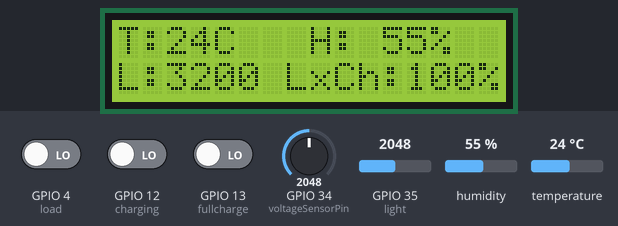
This sketch was run on a simulated ESP32. Shown: 16×2 character LCD. The test bench sets the inputs (shaded band); at power-on: humidity 55 %, GPIO 35 (light) = 2048, GPIO 34 (voltageSensorPin) = 2048, temperature 24 °C, GPIO 4 (load) LOW, GPIO 12 (charging) LOW, GPIO 13 (fullcharge) LOW.

Above: at 2.7 s.
2.8 s: humidity set to 22 %
At 4.0 s:
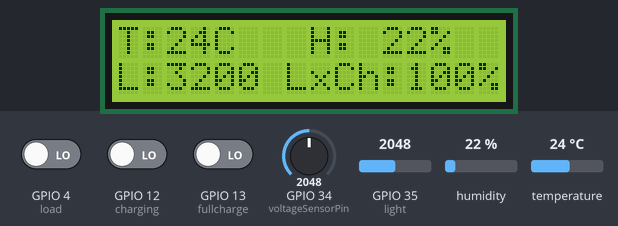
5.2 s: GPIO 35 (light) set to 2866
At 6.3 s:
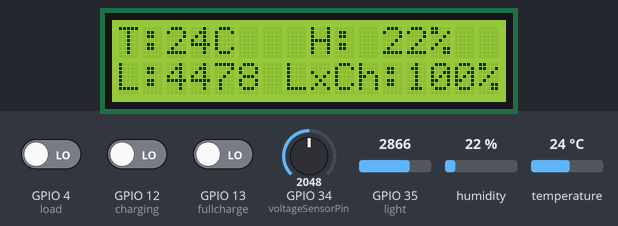
7.3 s: GPIO 34 (voltageSensorPin) set to 122
At 8.5 s:
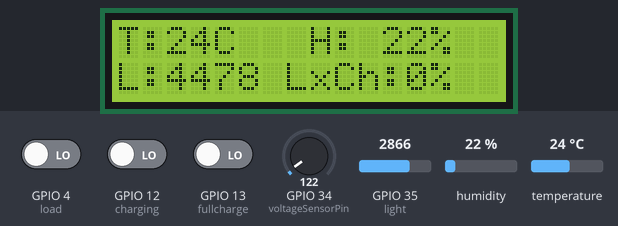
9.3 s: temperature set to 12 °C
At 10.6 s:
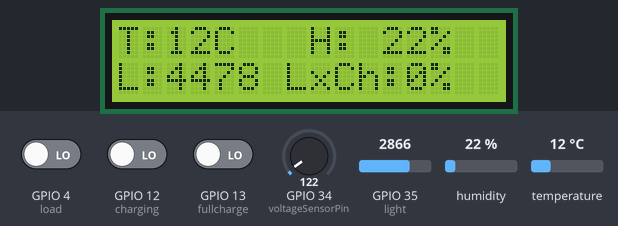
11.4 s: GPIO 34 (voltageSensorPin) set to 1228
At 12.8 s:
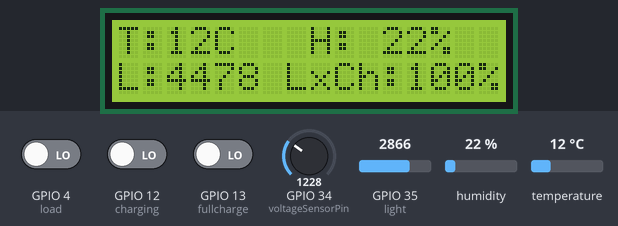
13.5 s: GPIO 35 (light) set to 3972
At 15.1 s:
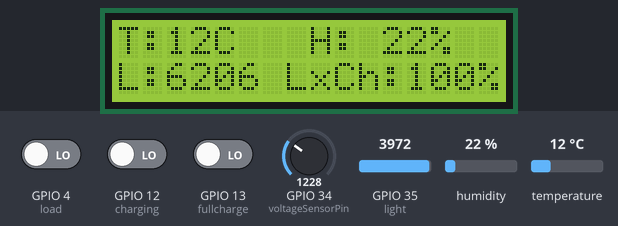
Timing chart, 0 to 16.6 s (numbered marks = the images above; inputs shaded):
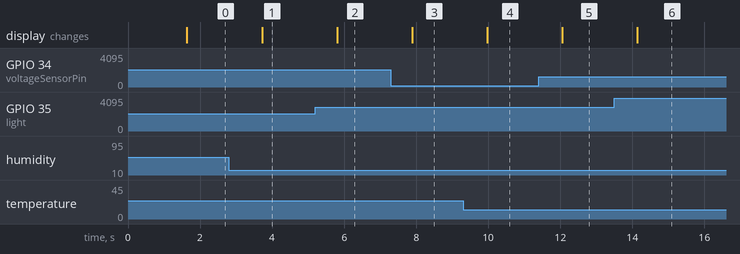

Measured:
- after the input at 2.8 s, the display: changes after 0.92 s (image 1)
- after the input at 5.2 s, the display: changes after 0.61 s (image 2)
- after the input at 7.3 s, the display: changes after 0.59 s (image 3)
- after the input at 9.3 s, the display: changes after 0.67 s (image 4)
- after the input at 11.4 s, the display: changes after 0.65 s (image 5)
- after the input at 13.5 s, the display: changes after 0.64 s (image 6)

The sketch:

IoT_Solar_System.ino
```cpp
#include <Wire.h>
#include <LiquidCrystal_I2C.h>
#include "DHT.h"

#define DHTPIN 14

#define DHTTYPE DHT11

LiquidCrystal_I2C lcd(0x3F, 16, 2);  // I2C address 0x27, 16 column and 2 rows

const int voltageSensorPin = 34;  // Analog pin for the voltage sensor
const int light = 35;  // Analog pin for the voltage sensor
int load= 4;
int charging=12;
int fullcharge=13;

DHT dht(DHTPIN, DHTTYPE);

void setup() {
  Serial.begin(9600);
   dht.begin();
   lcd.init();
  lcd.backlight();

  pinMode(load, INPUT);
  pinMode(charging, INPUT);
  pinMode(fullcharge, INPUT);
    lcd.setCursor(2,0);
  lcd.print("Solar System");
    lcd.setCursor(5,1);
  lcd.print("Ready");
  delay(1500);


}

void loop() {
  int loadStatus=digitalRead(load);
  int chargingStatus=digitalRead(charging);
  int fullchargeStatus=digitalRead(fullcharge);
  int hum = dht.readHumidity();
  int temp = dht.readTemperature();
  // Read the raw analog value from the voltage sensor
  int rawValue = analogRead(voltageSensorPin);
  int lightvalue = analogRead(light);

  int lumen=map(lightvalue,0,3200,0,5000);

  // Calculate the battery percentage (assuming a 3.7V battery)
  int batterycharge = map(rawValue, 520, 775, 0, 100);
  batterycharge = constrain(batterycharge, 0, 100);

  // Display the voltage and battery percentage on the LCD
  lcd.clear();
  lcd.setCursor(0, 0);
  lcd.print("T:");
  lcd.print(temp);
  lcd.print("C");

   lcd.setCursor(8, 0);
  lcd.print("H: ");
  lcd.print(hum);
  lcd.print("%");

  lcd.setCursor(0, 1);
  lcd.print("L:");
  lcd.print(lumen);
  lcd.print(" Lx");

   lcd.setCursor(9, 1);
  lcd.print("Ch:");
  lcd.print(batterycharge);
  lcd.print("%");

  delay(1000);  // Delay for readability, adjust as needed
}
```
